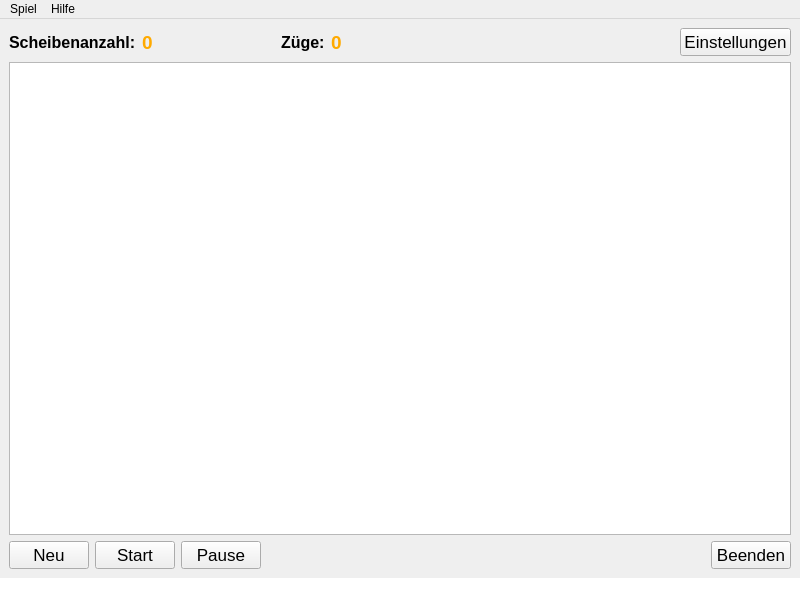
<?xml version="1.0" encoding="UTF-8"?>
<ui version="4.0">
 <class>HanoiUserInterface</class>
 <widget class="QMainWindow" name="HanoiUserInterface">
  <property name="geometry">
   <rect>
    <x>0</x>
    <y>0</y>
    <width>800</width>
    <height>600</height>
   </rect>
  </property>
  <property name="windowTitle">
   <string>Türme von Hanoi</string>
  </property>
  <widget class="QWidget" name="centralwidget">
   <layout class="QGridLayout" name="gridLayout">
    <item row="0" column="0">
     <layout class="QVBoxLayout" name="verticalLayout">
      <item>
       <layout class="QHBoxLayout" name="horizontalLayout_4">
        <item>
         <layout class="QHBoxLayout" name="horizontalLayout_3">
          <item>
           <layout class="QHBoxLayout" name="horizontalLayout">
            <item>
             <widget class="QLabel" name="lblDisplay1">
              <property name="font">
               <font>
                <pointsize>12</pointsize>
                <bold>true</bold>
               </font>
              </property>
              <property name="text">
               <string>Scheibenanzahl:</string>
              </property>
             </widget>
            </item>
            <item>
             <widget class="QLabel" name="lblDiskAmount">
              <property name="font">
               <font>
                <pointsize>14</pointsize>
                <bold>true</bold>
               </font>
              </property>
              <property name="styleSheet">
               <string notr="true">color: rgb(255, 170, 0);</string>
              </property>
              <property name="text">
               <string>0</string>
              </property>
             </widget>
            </item>
           </layout>
          </item>
          <item>
           <spacer name="horizontalSpacer_3">
            <property name="orientation">
             <enum>Qt::Horizontal</enum>
            </property>
            <property name="sizeHint" stdset="0">
             <size>
              <width>40</width>
              <height>20</height>
             </size>
            </property>
           </spacer>
          </item>
          <item>
           <layout class="QHBoxLayout" name="horizontalLayout_2">
            <item>
             <widget class="QLabel" name="lblDisplay2">
              <property name="font">
               <font>
                <pointsize>12</pointsize>
                <bold>true</bold>
               </font>
              </property>
              <property name="text">
               <string>Züge:</string>
              </property>
             </widget>
            </item>
            <item>
             <widget class="QLabel" name="lblMoveAmount">
              <property name="font">
               <font>
                <pointsize>14</pointsize>
                <bold>true</bold>
               </font>
              </property>
              <property name="styleSheet">
               <string notr="true">color: rgb(255, 170, 0);</string>
              </property>
              <property name="text">
               <string>0</string>
              </property>
             </widget>
            </item>
           </layout>
          </item>
         </layout>
        </item>
        <item>
         <spacer name="horizontalSpacer">
          <property name="orientation">
           <enum>Qt::Horizontal</enum>
          </property>
          <property name="sizeHint" stdset="0">
           <size>
            <width>40</width>
            <height>20</height>
           </size>
          </property>
         </spacer>
        </item>
        <item>
         <widget class="QPushButton" name="btnSettings">
          <property name="font">
           <font>
            <pointsize>13</pointsize>
           </font>
          </property>
          <property name="text">
           <string>Einstellungen</string>
          </property>
          <property name="icon">
           <iconset resource="icons.qrc">
            <normaloff>:/icons/settings48.png</normaloff>:/icons/settings48.png</iconset>
          </property>
          <property name="iconSize">
           <size>
            <width>24</width>
            <height>24</height>
           </size>
          </property>
         </widget>
        </item>
       </layout>
      </item>
      <item>
       <widget class="QGraphicsView" name="graphicsView"/>
      </item>
      <item>
       <layout class="QHBoxLayout" name="horizontalLayout_5">
        <item>
         <widget class="QPushButton" name="btnNew">
          <property name="font">
           <font>
            <pointsize>13</pointsize>
           </font>
          </property>
          <property name="text">
           <string>Neu</string>
          </property>
          <property name="icon">
           <iconset resource="icons.qrc">
            <normaloff>:/icons/add48.png</normaloff>:/icons/add48.png</iconset>
          </property>
          <property name="iconSize">
           <size>
            <width>24</width>
            <height>24</height>
           </size>
          </property>
         </widget>
        </item>
        <item>
         <widget class="QPushButton" name="btnStart">
          <property name="font">
           <font>
            <pointsize>13</pointsize>
           </font>
          </property>
          <property name="text">
           <string>Start</string>
          </property>
          <property name="icon">
           <iconset resource="icons.qrc">
            <normaloff>:/icons/play48.png</normaloff>:/icons/play48.png</iconset>
          </property>
          <property name="iconSize">
           <size>
            <width>24</width>
            <height>24</height>
           </size>
          </property>
         </widget>
        </item>
        <item>
         <widget class="QPushButton" name="btnPause">
          <property name="font">
           <font>
            <pointsize>13</pointsize>
           </font>
          </property>
          <property name="text">
           <string>Pause</string>
          </property>
          <property name="icon">
           <iconset resource="icons.qrc">
            <normaloff>:/icons/pause48.png</normaloff>:/icons/pause48.png</iconset>
          </property>
          <property name="iconSize">
           <size>
            <width>24</width>
            <height>24</height>
           </size>
          </property>
         </widget>
        </item>
        <item>
         <spacer name="horizontalSpacer_2">
          <property name="orientation">
           <enum>Qt::Horizontal</enum>
          </property>
          <property name="sizeHint" stdset="0">
           <size>
            <width>40</width>
            <height>20</height>
           </size>
          </property>
         </spacer>
        </item>
        <item>
         <widget class="QPushButton" name="btnExit">
          <property name="font">
           <font>
            <pointsize>13</pointsize>
           </font>
          </property>
          <property name="text">
           <string>Beenden</string>
          </property>
          <property name="icon">
           <iconset resource="icons.qrc">
            <normaloff>:/icons/exit48.png</normaloff>:/icons/exit48.png</iconset>
          </property>
          <property name="iconSize">
           <size>
            <width>24</width>
            <height>24</height>
           </size>
          </property>
         </widget>
        </item>
       </layout>
      </item>
     </layout>
    </item>
   </layout>
  </widget>
  <widget class="QMenuBar" name="menubar">
   <property name="geometry">
    <rect>
     <x>0</x>
     <y>0</y>
     <width>800</width>
     <height>22</height>
    </rect>
   </property>
   <widget class="QMenu" name="menuGame">
    <property name="title">
     <string>Spiel</string>
    </property>
    <addaction name="actionNew"/>
    <addaction name="actionStart"/>
    <addaction name="actionPause"/>
    <addaction name="separator"/>
    <addaction name="actionExit"/>
   </widget>
   <widget class="QMenu" name="menuHelp">
    <property name="title">
     <string>Hilfe</string>
    </property>
    <addaction name="actionHelp"/>
    <addaction name="actionAbout"/>
   </widget>
   <addaction name="menuGame"/>
   <addaction name="menuHelp"/>
  </widget>
  <widget class="QStatusBar" name="statusbar">
   <property name="styleSheet">
    <string notr="true">background-color: #FFF;
color: #000;</string>
   </property>
  </widget>
  <action name="actionNew">
   <property name="icon">
    <iconset resource="icons.qrc">
     <normaloff>:/icons/add48.png</normaloff>:/icons/add48.png</iconset>
   </property>
   <property name="text">
    <string>Neu</string>
   </property>
   <property name="shortcut">
    <string>Ctrl+N</string>
   </property>
  </action>
  <action name="actionStart">
   <property name="icon">
    <iconset resource="icons.qrc">
     <normaloff>:/icons/play48.png</normaloff>:/icons/play48.png</iconset>
   </property>
   <property name="text">
    <string>Starten</string>
   </property>
   <property name="shortcut">
    <string>Ctrl+S</string>
   </property>
  </action>
  <action name="actionPause">
   <property name="icon">
    <iconset resource="icons.qrc">
     <normaloff>:/icons/pause48.png</normaloff>:/icons/pause48.png</iconset>
   </property>
   <property name="text">
    <string>Pausieren</string>
   </property>
   <property name="shortcut">
    <string>Ctrl+P</string>
   </property>
  </action>
  <action name="actionExit">
   <property name="icon">
    <iconset resource="icons.qrc">
     <normaloff>:/icons/exit48.png</normaloff>:/icons/exit48.png</iconset>
   </property>
   <property name="text">
    <string>Beenden</string>
   </property>
   <property name="shortcut">
    <string>Ctrl+B</string>
   </property>
  </action>
  <action name="actionHelp">
   <property name="icon">
    <iconset resource="icons.qrc">
     <normaloff>:/icons/help48.png</normaloff>:/icons/help48.png</iconset>
   </property>
   <property name="text">
    <string>Hilfe</string>
   </property>
   <property name="shortcut">
    <string>Ctrl+H</string>
   </property>
  </action>
  <action name="actionAbout">
   <property name="icon">
    <iconset resource="icons.qrc">
     <normaloff>:/icons/info48.png</normaloff>:/icons/info48.png</iconset>
   </property>
   <property name="text">
    <string>Über Türme von Hanoi</string>
   </property>
   <property name="shortcut">
    <string>Ctrl+U</string>
   </property>
  </action>
 </widget>
 <resources>
  <include location="icons.qrc"/>
 </resources>
 <connections/>
</ui>
